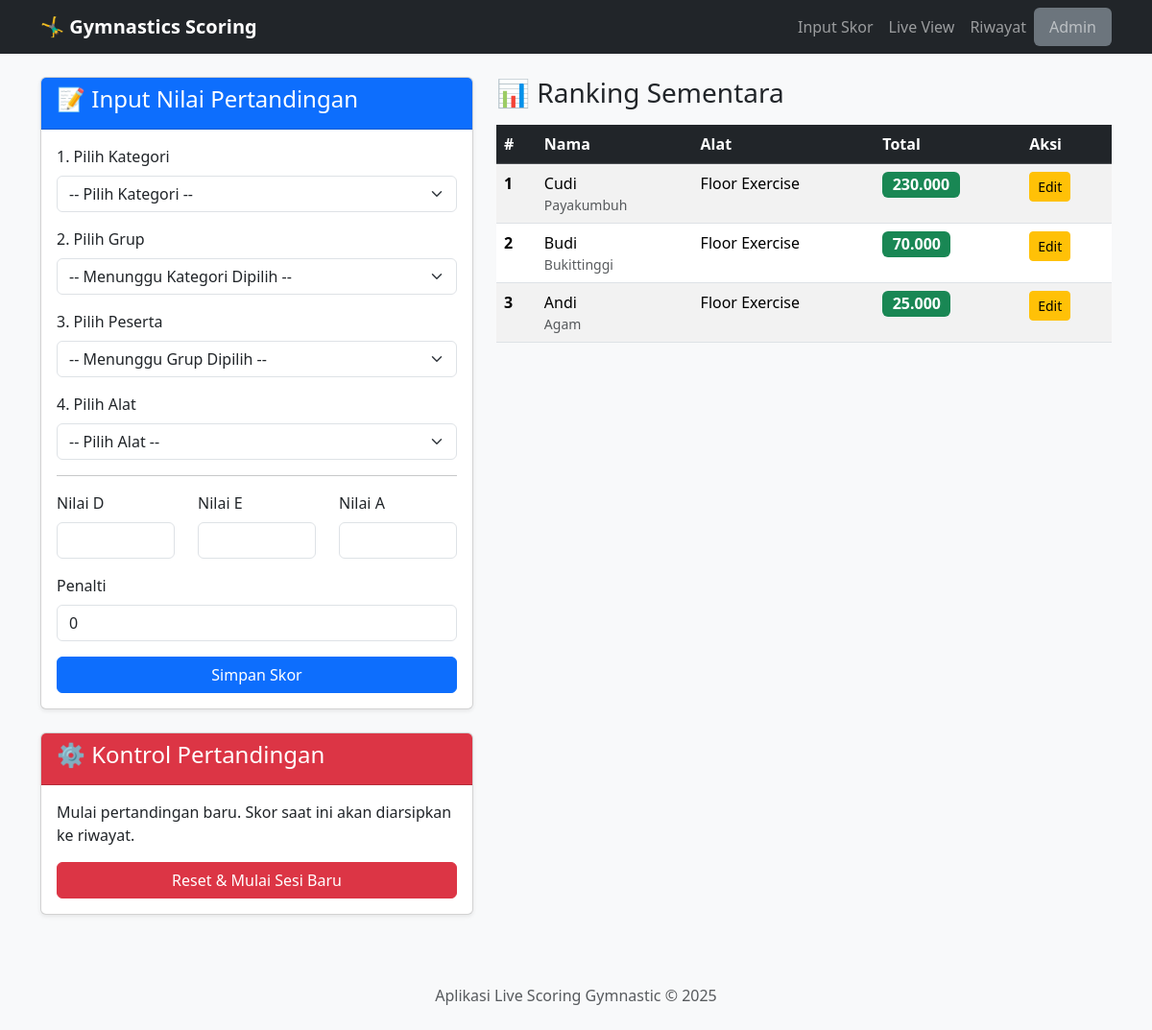
The page / on the database its author committed.
### app.py (models this page shows)
class Skor(db.Model):
    id = db.Column(db.Integer, primary_key=True)
    event_id = db.Column(db.Integer, db.ForeignKey('event.id'), nullable=False)
    peserta_id = db.Column(db.Integer, db.ForeignKey('peserta.id'), nullable=False)
    alat_id = db.Column(db.Integer, db.ForeignKey('alat.id'), nullable=False)
    nilai_d = db.Column(db.Float, nullable=False, default=0.0)
    nilai_e = db.Column(db.Float, nullable=False, default=0.0)
    nilai_a = db.Column(db.Float, nullable=False, default=0.0)
    penalti = db.Column(db.Float, nullable=False, default=0.0)
    total_nilai = db.Column(db.Float, nullable=False, default=0.0)
    event = db.relationship('Event', backref=db.backref('skor', lazy=True, cascade="all, delete"))
    peserta = db.relationship('Peserta', backref=db.backref('skor', lazy=True, cascade="all, delete"))
    alat = db.relationship('Alat')

class Peserta(db.Model):
    id = db.Column(db.Integer, primary_key=True)
    nama = db.Column(db.String(150), nullable=False)
    event_id = db.Column(db.Integer, db.ForeignKey('event.id'), nullable=False)
    daerah_id = db.Column(db.Integer, db.ForeignKey('daerah.id'), nullable=False)
    kategori_id = db.Column(db.Integer, db.ForeignKey('kategori.id'), nullable=False)
    grup_id = db.Column(db.Integer, db.ForeignKey('grup.id'), nullable=False)
    event = db.relationship('Event', backref=db.backref('peserta', lazy=True, cascade="all, delete"))
    daerah = db.relationship('Daerah', backref=db.backref('peserta', lazy=True))
    kategori = db.relationship('Kategori', backref=db.backref('peserta', lazy=True))
    grup = db.relationship('Grup', backref=db.backref('peserta', lazy=True))
    __table_args__ = {'extend_existing': True}

class Daerah(db.Model):
    id = db.Column(db.Integer, primary_key=True)
    nama = db.Column(db.String(100), unique=True, nullable=False)

class Alat(db.Model):
    id = db.Column(db.Integer, primary_key=True)
    nama = db.Column(db.String(100), unique=True, nullable=False)

### app.py (the view, shortened to what this page needs)
@app.route('/', methods=['GET', 'POST'])
def input_skor():
    active_event = get_active_event()
    if not active_event:
        flash("Tidak ada event yang aktif. Silakan aktifkan satu event di menu Admin.", "warning")
        return render_template('no_event.html')
    kategori_ids = db.session.query(Peserta.kategori_id).filter(Peserta.event_id == active_event.id).distinct().all()
    kategori_list = Kategori.query.filter(Kategori.id.in_([k[0] for k in kategori_ids])).all()
    master_data = { 'kategori': kategori_list, 'alat': Alat.query.order_by(Alat.nama).all() }
    ranking_sementara = Skor.query.filter_by(event_id=active_event.id).order_by(Skor.total_nilai.desc()).all()
    return render_template('input_skor.html', data=master_data, ranking=ranking_sementara, active_event=active_event)

### app.py (called while the page is built)
def get_active_event():
    return Event.query.filter_by(is_active=True).first()

### templates/input_skor.html (shortened to what this page needs)
{% extends 'layout.html' %}
{% block content %}
<div class="row">
    <div class="col-lg-5">
        <div class="card shadow-sm">
            <div class="card-header bg-primary text-white">
                <h4>📝 Input Nilai Pertandingan</h4>
            </div>
            <div class="card-body">
                <form action="{{ url_for('input_skor') }}" method="post">
                    <div class="mb-3">
                        <label for="kategori" class="form-label">1. Pilih Kategori</label>
                        <select class="form-select" id="kategori" name="kategori_id" required>
                            <option value="">-- Pilih Kategori --</option>
                        </select>
                    </div>
                    <div class="mb-3">
                        <label for="grup" class="form-label">2. Pilih Grup</label>
                        <select class="form-select" id="grup" name="grup_id" required>
                            <option value="">-- Menunggu Kategori Dipilih --</option>
                        </select>
                    </div>
                    <div class="mb-3">
                        <label for="peserta" class="form-label">3. Pilih Peserta</label>
                        <select class="form-select" id="peserta" name="peserta" required>
                             <option value="">-- Menunggu Grup Dipilih --</option>
                        </select>
                    </div>
                    <div class="mb-3">
                        <label for="alat" class="form-label">4. Pilih Alat</label>
                        <select class="form-select" id="alat" name="alat" required>
                            <option value="">-- Pilih Alat --</option>
                        </select>
                    </div>
                    <hr>
                    <div class="row mb-3">
                        <div class="col-sm-4"><label for="nilai_d" class="form-label">Nilai D</label><input type="number" step="0.001" class="form-control" name="nilai_d" required></div>
                        <div class="col-sm-4"><label for="nilai_e" class="form-label">Nilai E</label><input type="number" step="0.001" class="form-control" name="nilai_e" required></div>
                        <div class="col-sm-4"><label for="nilai_a" class="form-label">Nilai A</label><input type="number" step="0.001" class="form-control" name="nilai_a"></div>
                    </div>
                    <div class="mb-3"><label for="penalti" class="form-label">Penalti</label><input type="number" step="0.001" class="form-control" name="penalti" value="0"></div>
                    <button type="submit" class="btn btn-primary w-100">Simpan Skor</button>
                </form>
            </div>
        </div>
        <div class="card shadow-sm mt-4">
             <div class="card-header bg-danger text-white"><h4>⚙️ Kontrol Pertandingan</h4></div>
             <div class="card-body">
                <p>Mulai pertandingan baru. Skor saat ini akan diarsipkan ke riwayat.</p>
                <form action="{{ url_for('reset_skor') }}" method="post" onsubmit="return confirm('Yakin ingin memulai sesi baru?');">
                    <button type="submit" class="btn btn-danger w-100">Reset & Mulai Sesi Baru</button>
                </form>
            </div>
        </div>
    </div>
    <div class="col-lg-7">
        <h3 class="mb-3">📊 Ranking Sementara</h3>
        <div class="table-responsive">
            <table class="table table-striped table-hover">
                <thead class="table-dark">
                    <tr>
                        <th>#</th>
                        <th>Nama</th>
                        <th>Alat</th>
                        <th>Total</th>
                        <th>Aksi</th>
                    </tr>
                </thead>
                <tbody>
                    {% for s in ranking %}
                    <tr>
                        <td><strong>{{ loop.index }}</strong></td>
                        <td>{{ s.peserta.nama }} <small class="text-muted d-block">{{ s.peserta.daerah.nama }}</small></td>
                        <td>{{ s.alat.nama }}</td>
                        <td><span class="badge bg-success fs-6">{{ "%.3f"|format(s.total_nilai) }}</span></td>
                        <td>
                            <a href="{{ url_for('edit_skor', skor_id=s.id) }}" class="btn btn-sm btn-warning">Edit</a>
                        </td>
                    </tr>
                    {% else %}
                    <tr><td colspan="5" class="text-center">Belum ada skor yang diinput.</td></tr>
                    {% endfor %}
                </tbody>
            </table>
        </div>
    </div>
</div>
{% endblock %}

### static/css/style.css (style rules this page uses)
body { background-color: #f8f9fa; }
.card-header { font-weight: 500; }

### rows shown on the page
Skor: peserta.nama "Cudi", peserta.daerah.nama "Payakumbuh", alat.nama "Floor Exercise", total_nilai "230.000"
Skor: peserta.nama "Budi", peserta.daerah.nama "Bukittinggi", alat.nama "Floor Exercise", total_nilai "70.000"
Skor: peserta.nama "Andi", peserta.daerah.nama "Agam", alat.nama "Floor Exercise", total_nilai "25.000"
